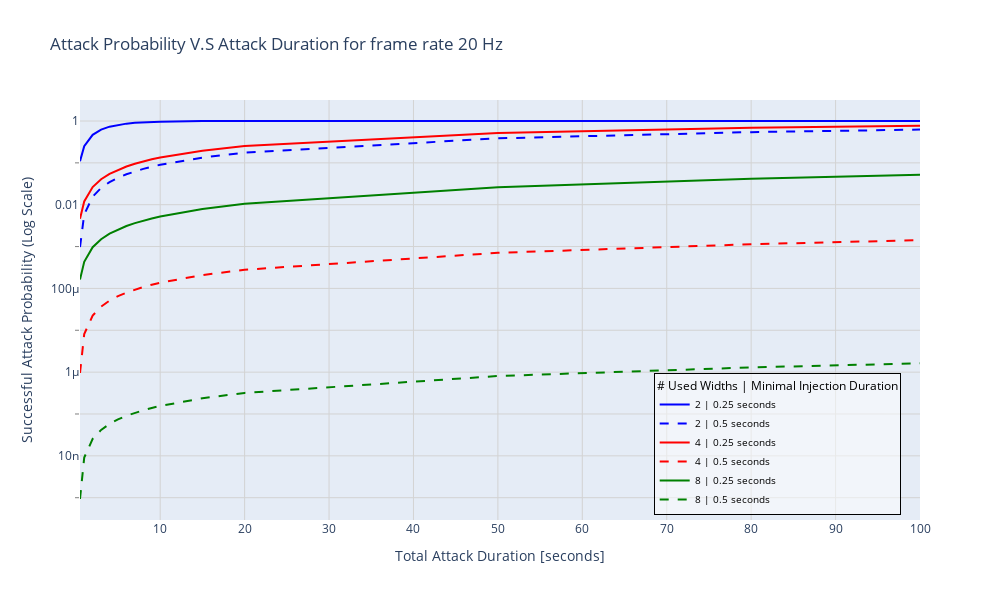

Notebook cell for this chart:
### Code cell
fig = go.Figure()

frame_rate_in_hz = 20
total_time_vec = np.hstack((np.array([0.5]), np.linspace(1, 10, 10), np.array([15, 20, 50, 80, 100])))


colors = ['blue', 'red', 'green']
styles = ['solid', 'dash']

for color, num_symbols in zip(colors, [2, 4, 8]):
    for line_style, success_attack_duration_in_seconds in zip(styles, [0.25, 0.5]):
        total_time_vec_temp = total_time_vec[np.where(total_time_vec >= success_attack_duration_in_seconds)]

        probability_of_attack_vec = np.array([
            probability_of_attack(num_symbols=num_symbols, success_attack_duration_in_seconds=success_attack_duration_in_seconds,
            total_time_in_seconds=total_time, frame_rate_in_hz=frame_rate_in_hz) for total_time in total_time_vec_temp])

        fig.add_trace(go.Scatter(x=total_time_vec_temp, y=probability_of_attack_vec, 
                                mode='lines',
                                name=f'{num_symbols}\t|\t{success_attack_duration_in_seconds} seconds',
                                line=dict(dash=line_style, color=color)))

fig.update_layout(
    yaxis_type="log",
    title=f"Attack Probability V.S Attack Duration for frame rate {frame_rate_in_hz} Hz",
    xaxis_title="Total Attack Duration [seconds]",
    yaxis_title="Successful Attack Probability (Log Scale)",
    xaxis=dict(
        showgrid=True,  # Show grid lines on the x-axis
        gridcolor='LightGray',  # Grid line color
        gridwidth=1  # Grid line width
    ),
    yaxis=dict(
        showgrid=True,  # Show grid lines on the y-axis
        gridcolor='LightGray',  # Grid line color
        gridwidth=1,  # Grid line width
         minor=dict(
            ticklen=4,
            tickcolor='rgba(0,0,0,0.5)',
            gridcolor='LightGray',
            nticks=5  # Number of minor ticks
        ),
    ),
    autosize=False,  # Disable autosizing
    width=1000,       # Set width to a fixed value
    height=600,      # Set height to the same value to make it square,
    legend=dict(
        x=0.83,  # X coordinate in normalized axis coordinates (0-1 range)
        y=0.18,  # Y coordinate in normalized axis coordinates (0-1 range)
        xanchor='center',  # X anchor point for legend box
        yanchor='middle',  # Y anchor point for legend box
        bgcolor='rgba(255, 255, 255, 0.5)',  # Background color with transparency
        bordercolor='Black',  # Border color
        borderwidth=1,  # Border width,
        font=dict(
            size=10,
            color="black"
        ),
        title = '# Used Widths | Minimal Injection Duration',
    )
    
    )
fig.show()

### Figure 1 — Plotly figure (JSON) as saved in the notebook; plotly's stock layout.template omitted (floating-point values rounded to 4 significant figures)
{"data": [{"line": {"color": "blue", "dash": "solid"}, "mode": "lines", "name": "2\t|\t0.25 seconds", "type": "scatter", "x": [0.5, 1, 2, 3, 4, 5, 6, 7, 8, 9, 10, 15, 20, 50, 80, 100], "y": [0.1094, 0.2499, 0.4679, 0.6226, 0.7323, 0.8101, 0.8653, 0.9045, 0.9322, 0.9519, 0.9659, 0.9939, 0.9989, 1.0, 1.0, 1.0]}, {"line": {"color": "blue", "dash": "dash"}, "mode": "lines", "name": "2\t|\t0.5 seconds", "type": "scatter", "x": [0.5, 1, 2, 3, 4, 5, 6, 7, 8, 9, 10, 15, 20, 50, 80, 100], "y": [0.0009766, 0.005859, 0.01557, 0.02519, 0.03471, 0.04414, 0.05347, 0.06272, 0.07188, 0.08094, 0.08992, 0.1335, 0.175, 0.3854, 0.5422, 0.6238]}, {"line": {"color": "red", "dash": "solid"}, "mode": "lines", "name": "4\t|\t0.25 seconds", "type": "scatter", "x": [0.5, 1, 2, 3, 4, 5, 6, 7, 8, 9, 10, 15, 20, 50, 80, 100], "y": [0.004639, 0.01193, 0.02636, 0.04057, 0.05458, 0.06838, 0.08199, 0.09539, 0.1086, 0.1216, 0.1344, 0.1958, 0.2528, 0.5194, 0.6908, 0.7696]}, {"line": {"color": "red", "dash": "dash"}, "mode": "lines", "name": "4\t|\t0.5 seconds", "type": "scatter", "x": [0.5, 1, 2, 3, 4, 5, 6, 7, 8, 9, 10, 15, 20, 50, 80, 100], "y": [9.537e-07, 8.106e-06, 2.241e-05, 3.672e-05, 5.102e-05, 6.533e-05, 7.963e-05, 9.393e-05, 0.0001082, 0.0001225, 0.0001368, 0.0002084, 0.0002799, 0.0007088, 0.001138, 0.001423]}, {"line": {"color": "green", "dash": "solid"}, "mode": "lines", "name": "8\t|\t0.25 seconds", "type": "scatter", "x": [0.5, 1, 2, 3, 4, 5, 6, 7, 8, 9, 10, 15, 20, 50, 80, 100], "y": [0.000164, 0.000431, 0.0009648, 0.001498, 0.002031, 0.002564, 0.003097, 0.003629, 0.004161, 0.004693, 0.005225, 0.007878, 0.01052, 0.02625, 0.04173, 0.05191]}, {"line": {"color": "green", "dash": "dash"}, "mode": "lines", "name": "8\t|\t0.5 seconds", "type": "scatter", "x": [0.5, 1, 2, 3, 4, 5, 6, 7, 8, 9, 10, 15, 20, 50, 80, 100], "y": [9.313e-10, 9.08e-09, 2.538e-08, 4.168e-08, 5.797e-08, 7.427e-08, 9.057e-08, 1.069e-07, 1.232e-07, 1.395e-07, 1.558e-07, 2.373e-07, 3.187e-07, 8.077e-07, 1.297e-06, 1.623e-06]}], "layout": {"autosize": false, "height": 600, "legend": {"bgcolor": "rgba(255, 255, 255, 0.5)", "bordercolor": "Black", "borderwidth": 1, "font": {"color": "black", "size": 10}, "title": {"text": "# Used Widths | Minimal Injection Duration"}, "x": 0.83, "xanchor": "center", "y": 0.18, "yanchor": "middle"}, "title": {"text": "Attack Probability V.S Attack Duration for frame rate 20 Hz"}, "width": 1000, "xaxis": {"gridcolor": "LightGray", "gridwidth": 1, "showgrid": true, "title": {"text": "Total Attack Duration [seconds]"}}, "yaxis": {"gridcolor": "LightGray", "gridwidth": 1, "minor": {"gridcolor": "LightGray", "nticks": 5, "tickcolor": "rgba(0,0,0,0.5)", "ticklen": 4}, "showgrid": true, "title": {"text": "Successful Attack Probability (Log Scale)"}, "type": "log"}}}
